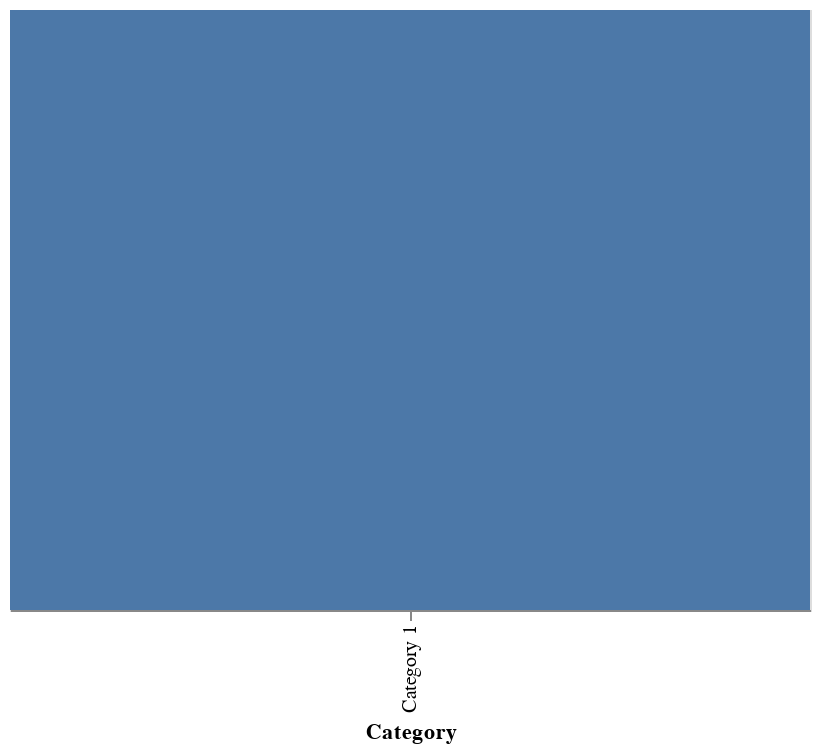

Write notebook code for a chart like this one.
### Code cell
one_square_heatmap = alt.Chart(df).mark_rect().encode(
    x = 'Category'
).transform_filter(
    datum.Category == 'Category 1'
)

one_square_heatmap

### Figure 1 — Vega-Lite specification as saved in the notebook (floating-point values rounded to 4 significant figures)
{"$schema": "https://vega.github.io/schema/vega-lite/v3.4.0.json", "config": {"mark": {"tooltip": null}, "view": {"height": 300, "width": 400}}, "data": {"name": "data-dcc63c1bd6179d79fcae39778c52b169"}, "datasets": {"data-dcc63c1bd6179d79fcae39778c52b169": [{"Category": "Category 1", "Item": "Item 1", "value": 6}, {"Category": "Category 1", "Item": "Item 2", "value": 8}, {"Category": "Category 1", "Item": "Item 3", "value": 10}, {"Category": "Category 1", "Item": "Item 4", "value": 20}, {"Category": "Category 1", "Item": "Item 5", "value": 23}, {"Category": "Category 2", "Item": "Item 1", "value": 29}, {"Category": "Category 2", "Item": "Item 2", "value": 27}, {"Category": "Category 2", "Item": "Item 3", "value": 21}, {"Category": "Category 2", "Item": "Item 4", "value": 17}, {"Category": "Category 2", "Item": "Item 5", "value": 5}, {"Category": "Category 3", "Item": "Item 1", "value": 18}, {"Category": "Category 3", "Item": "Item 2", "value": 17}, {"Category": "Category 3", "Item": "Item 3", "value": 16}, {"Category": "Category 3", "Item": "Item 4", "value": 16}, {"Category": "Category 3", "Item": "Item 5", "value": 15}, {"Category": "Category 4", "Item": "Item 1", "value": 30}, {"Category": "Category 4", "Item": "Item 2", "value": 13}, {"Category": "Category 4", "Item": "Item 3", "value": 4}, {"Category": "Category 4", "Item": "Item 4", "value": 9}, {"Category": "Category 4", "Item": "Item 5", "value": 19}, {"Category": "Category 5", "Item": "Item 1", "value": 7}, {"Category": "Category 5", "Item": "Item 2", "value": 11}, {"Category": "Category 5", "Item": "Item 3", "value": 19}, {"Category": "Category 5", "Item": "Item 4", "value": 7}, {"Category": "Category 5", "Item": "Item 5", "value": 2}]}, "encoding": {"x": {"field": "Category", "type": "nominal"}}, "mark": "rect", "transform": [{"filter": "(datum.Category === 'Category 1')"}]}
